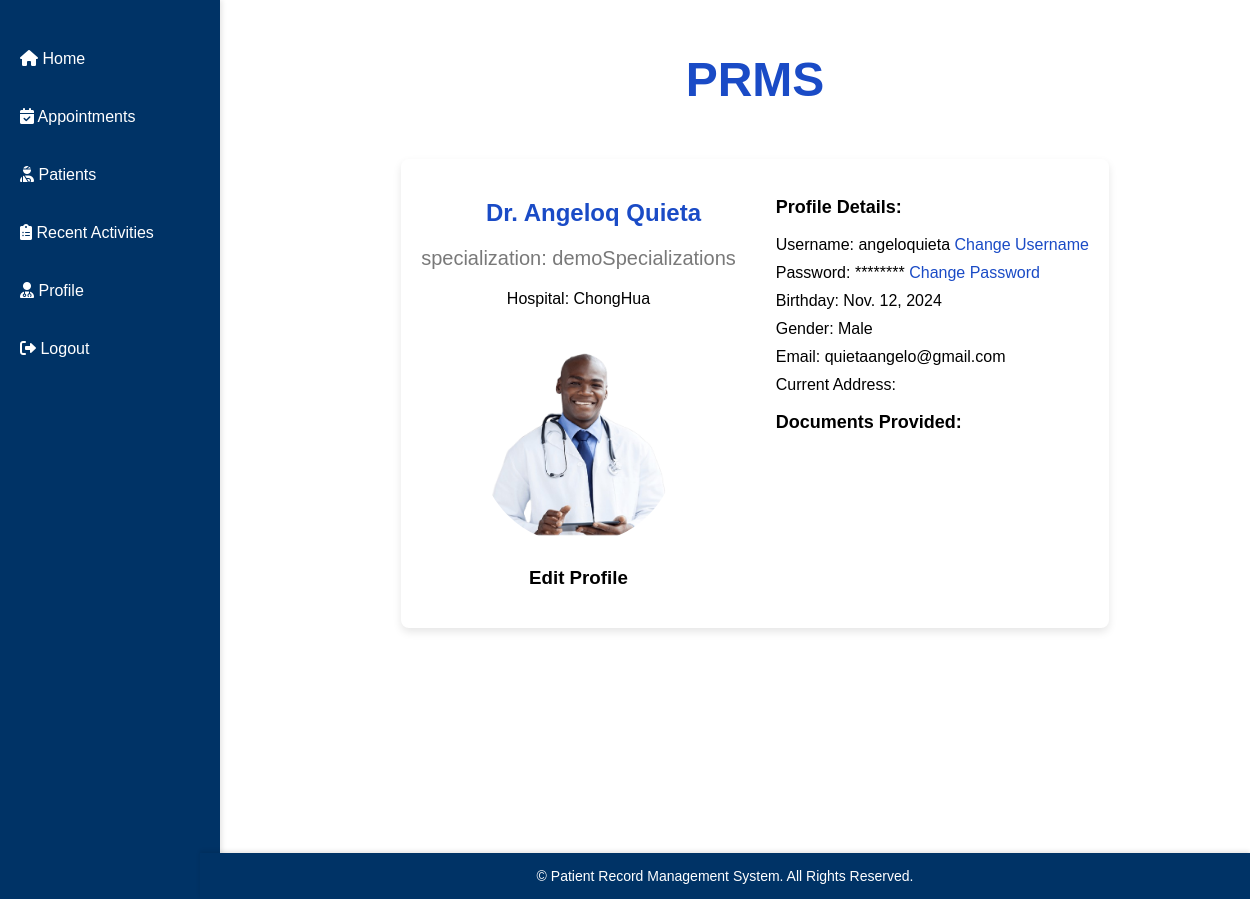
/profile/ (signed in), run on the app's committed database.
### doctor/models.py (models this page shows, shortened)
class Doctor(models.Model):
    username = models.CharField(max_length=100, unique=True)
    password = models.CharField(max_length=100)
    email = models.EmailField(unique=True)
    first_name = models.CharField(max_length=50)
    middle_name = models.CharField(max_length=50, blank=True, null=True)
    last_name = models.CharField(max_length=50)
    birthday = models.DateField(null=True, blank=True)
    gender = models.CharField(max_length=10, null=True, blank=True)
    specialization = models.CharField(max_length=100)
    hospital_assigned = models.CharField(max_length=255, blank=True, default="")

### doctor/views.py (the view)
# urls.py: path('profile/', views.doctor_profile_view, name='doctor_profile'),
def doctor_profile_view(request):
    doctor_id = doctor_logged_in(request)  # Ensure doctor is logged in
    doctor = get_object_or_404(Doctor, id=doctor_id)
    return render(request, 'doctor_profile.html', {'doctor': doctor})

### doctor/views.py (called while the page is built)
def doctor_logged_in(request):
    doctor_id = request.session.get('doctor_id')
    if not doctor_id:
        return redirect('login')
    return doctor_id

### doctor/templates/doctor_profile.html (shortened to what this page needs)
{% load static %}
<!DOCTYPE html>
<html lang="en">
<head>
    <link rel="stylesheet" href="{% static 'doctor_profile.css' %}">
        <link href="https://cdnjs.cloudflare.com/ajax/libs/font-awesome/6.0.0-beta3/css/all.min.css" rel="stylesheet">
</head>
<body>
    <nav class="sidebar">
        <ul>
            <li><a href="{% url 'home' %}"><i class="fas fa-home"></i> Home</a></li>
            <li><a href="{% url 'appointments' %}"><i class="fas fa-calendar-check"></i> Appointments</a></li>
            <li><a href="{% url 'patients' %}"><i class="fas fa-user-injured"></i> Patients</a></li>
            <li><a href="{% url 'activities' %}"><i class="fas fa-clipboard-list"></i> Recent Activities</a></li>
            <li><a href="{% url 'doctor_profile' %}"><i class="fas fa-user-md"></i> Profile</a></li>
            <li><a href="{% url 'logout' %}"><i class="fas fa-sign-out-alt"></i> Logout</a></li>
        </ul>
    </nav>
    <div class="profile-container">
        <header class="profile-header">
            <h1 onclick="window.location.href='http://127.0.0.1:8000/home/';">PRMS</h1>
        </header>
        <section class="profile-info">
            <div class="left-panel">
                <h1>Dr. {{ doctor.first_name }} {{ doctor.last_name }}</h1>
                <p class="specialization">specialization: {{ doctor.specialization }}</p>
                <p class="hospital_assigned">Hospital: {{ doctor.hospital_assigned }}</p>
                <img src="{% static 'images/profile-placeholder.png' %}" alt="Profile Picture" class="profile-picture">
                <h3 onclick="window.location.href='http://127.0.0.1:8000/edit-profile/';">Edit Profile</h3>
            </div>
            <div class="right-panel">
                <h3>Profile Details:</h3>
                <p>Username: {{ doctor.username }} <a href="#">Change Username</a></p>
                <p>Password: ******** <a href="#">Change Password</a></p>
                <p>Birthday: {{ doctor.birthday }}</p>
                <p>Gender: {{ doctor.gender }}</p>
                <p>Email: {{ doctor.email }}</p>
                <p>Current Address: {{ doctor.address }}</p>
                <h3>Documents Provided:</h3>
            </div>
        </section>
    </div>
        <footer>
            <p>&copy; {{ year }} Patient Record Management System. All Rights Reserved.</p>
        </footer>
</body>
</html>

### doctor/static/doctor_profile.css (style rules this page uses)
html, body { height: 100%; margin: 0; }
body { font-family: Arial, sans-serif; background-color: #e5f4fb; display: flex; flex-direction: column; }
.profile-container { display: flex; flex-direction: column; align-items: center; padding: 20px; flex-grow: 1; margin-left: 220px; padding-bottom: 225px; width: calc(100% - 220px); }
.profile-header { font-size: 24px; font-weight: bold; color: #1a4bc6; margin-bottom: 20px; }
.profile-info { display: flex; background-color: #fff; padding: 20px; border-radius: 8px; box-shadow: 0 4px 8px rgba(0, 0, 0, 0.1); }
.left-panel { margin-right: 40px; text-align: center; }
.left-panel h1 { color: #1a4bc6; margin-left: 30px; }
.specialization { color: #797979; font-size: 20px; }
.profile-picture { width: 200px; height: 200px; border-radius: 50%; margin-top: 20px; }
.right-panel h3 { font-size: 18px; font-weight: bold; }
.right-panel p { margin: 10px 0; }
a { color: #1a4bc6; text-decoration: none; }
.sidebar { position: fixed; left: 0; top: 0; height: 100%; width: 220px; background-color: #003366; color: #ffffff; box-shadow: 2px 0 5px rgba(0, 0, 0, 0.1); padding-top: 20px; }
.sidebar ul { list-style-type: none; margin: 0; padding: 0; }
.sidebar ul li { margin: 20px 0; text-align: left; }
.sidebar ul li a { color: #ffffff; text-decoration: none; font-size: 16px; font-weight: 500; display: block; padding: 10px 20px; transition: background-color 0.3s ease, transform 0.2s ease; }
footer { position: relative; clear: both; padding: 15px 50px; font-size: 14px; color: #ffffff; text-align: center; background-color: #003366; box-shadow: 0 -2px 4px rgba(0, 0, 0, 0.1); margin-top: auto; margin-left: 200px; }
footer p { margin: 0; font-size: 14px; }

### data on the page
Doctor: first_name "Angeloq", last_name "Quieta", specialization "demoSpecializations", hospital_assigned "ChongHua", username "angeloquieta", birthday "Nov. 12, 2024", gender "Male", email "quietaangelo@gmail.com"
